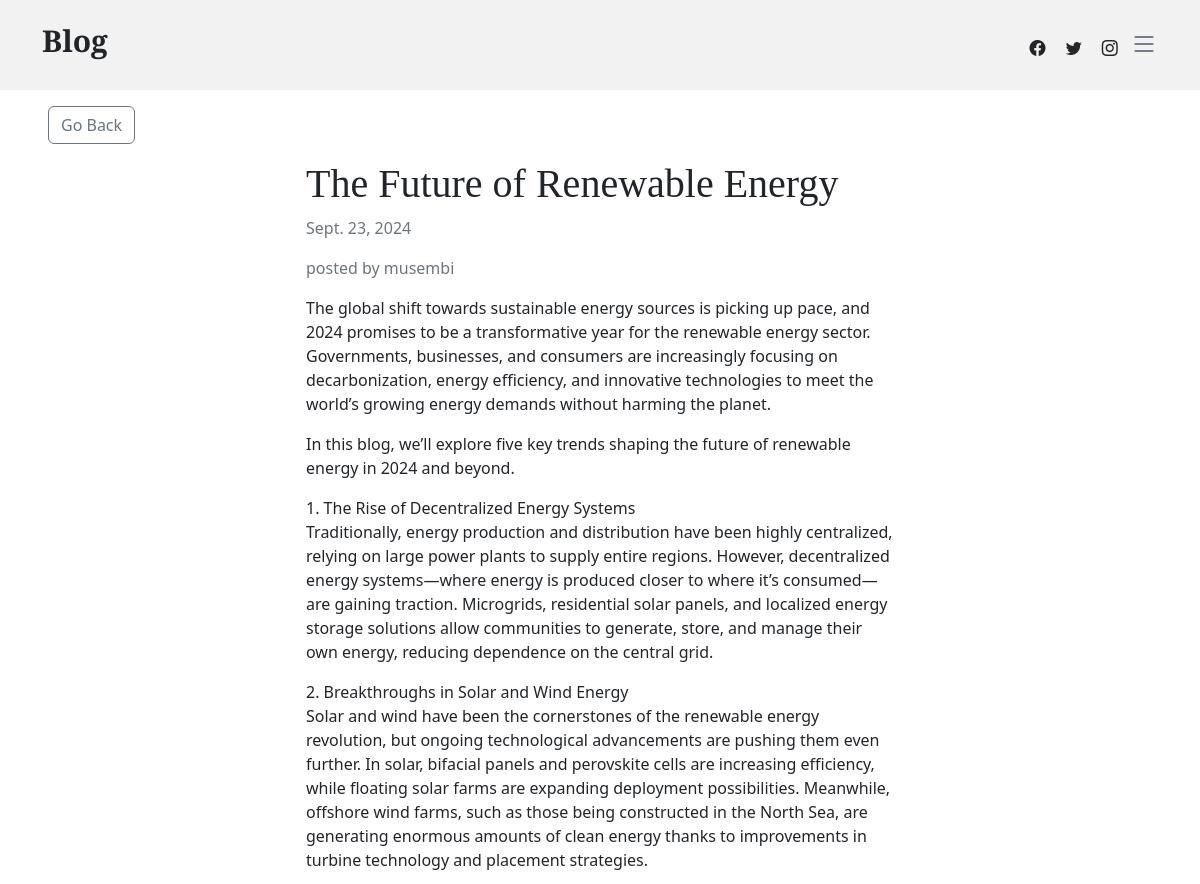
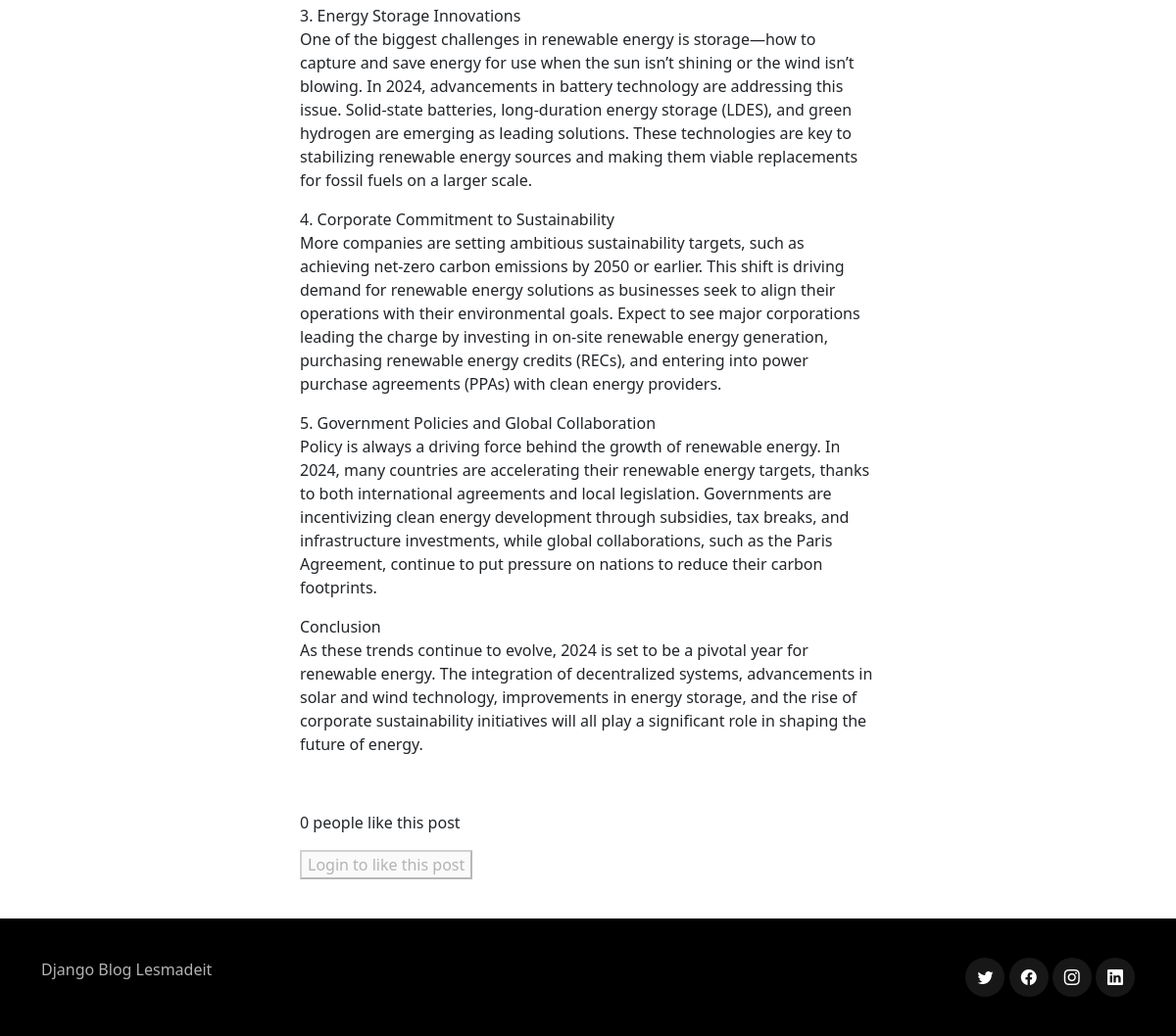
Page /10/ on the committed database (2 pictures, top to bottom).
### blogapp/models.py (models this page shows)
class Article(models.Model):
    title = models.CharField(max_length=255)
    content = HTMLField()
    date = models.DateField(auto_now_add=True)
    author = models.ForeignKey(User, on_delete=models.CASCADE)
    featured = models.BooleanField(default=False)
    likes = models.ManyToManyField(User, related_name='likes', blank=True)

### blogapp/views.py (the view)
# urls.py: path('<int:pk>/', DetailArticleView.as_view(), name='detail_article'),
class DetailArticleView(DetailView):
    model = Article
    template_name = 'blogapp/blog_post.html'
    def get_context_data(self, *args, **kwargs):
        context = super(DetailArticleView, self).get_context_data(*args, **kwargs)
        context['liked_by_user'] = False
        article = Article.objects.get(id=self.kwargs.get('pk'))
        if article.likes.filter(pk=self.request.user.id).exists():
            context['liked_by_user'] = True
        return context

### blogapp/templates/blogapp/blog_post.html (shortened to what this page needs)
{% extends 'blogapp/base.html' %}
{% load static %}
{% block content %}
<div class="row">
    <div class="col-md-4 col-12 mx-md-5 mx-2 mt-md-3 my-3">
        <a class="btn btn-outline-secondary" href="{% url 'index' %}">Go Back</a>
    </div>
</div>
<div class="row">
    <div class="col-md-6 col-11 mx-md-auto mb-3 pb-2 mx-3">
        <h1>{{ object.title }}</h1>
        <p class="text-muted">{{ object.date }}</p>
        <p class="text-muted"> posted by {{object.author.username}} </p>
        <div>
            {{ object.content|safe }}
        </div>
    </div>
</div>
<div class="row my-3">
    <div class="col-md-6 col-12 mx-md-auto mx-3">
        {% if object.likes.count == 1 %}
            <p>{{ object.likes.count }} person likes this post</p>
        {% else %}
            <p>{{ object.likes.count }} people like this post</p>
        {% endif %}
        {% if request.user.is_authenticated %}
            {% if liked_by_user %}
                <form method="POST" action="{% url 'like_article' object.id %}">
                    {% csrf_token %}
                    <button class="btn btn-outline-primary" ><ion-icon name="heart-dislike-outline"></ion-icon>Unlike this post</button>
                </form>
            {% else %}
                <form method="POST" action="{% url 'like_article' object.id %}">
                    {% csrf_token %}
                    <button class="btn btn-outline-primary" ><ion-icon name="heart-outline"></ion-icon>
                        Like this post</button>
                </form>
            {% endif %}
        {% else %}
            <button class="btm btn-outline-primary" disabled>Login to like this post</button>
        {% endif %}
    </div>
</div>
{% endblock content %}

### blogapp/static/blogapp/css/variables.css (style rules this page uses)
:root { --font-default: 'EB Garamond', system-ui, -apple-system, "Segoe UI", Roboto, "Helvetica Neue", Arial, "Noto Sans", "Liberation Sans", sans-serif, "Apple Color Emoji", "Segoe UI Emoji", "Segoe UI Symbol", "Noto Color Emoji"; --font-primary: 'EB Garamond', serif; --font-secondary: 'Inter', sans-serif; --color-default: #212529; --color-default-rgb: 33, 37, 41; --color-links: #212529; --color-links-hover: #15171a; --color-primary: #212529; --color-primary-light: #26282c; --color-primary-dark: #0b0c0e; --color-primary-rgb: 33, 37, 41; --color-primary-light-rgb: 38, 40, 44; --color-primary-dark-rgb: 11, 12, 14; --color-secondary: #596d80; --color-secondary-light: #8498aa; --color-secondary-dark: #404f5c; --color-secondary-rgb: 89, 109, 128; --color-secondary-light-rgb: 132, 152, 170; --color-secondary-dark-rgb: 64, 79, 92; --color-blue: #0d6efd; --color-blue-rgb: 13, 110, 253; --color-indigo: #6610f2; --color-indigo-rgb: 102, 16, 242; --color-purple: #6f42c1; --color-purple-rgb: 111, 66, 193; --color-pink: #f3268c; --color-pink-rgb: 243, 38, 140; --color-red: #df1529; --color-red-rgb: 223, 21, 4; --color-orange: #fd7e14; --color-orange-rgb: 253, 126, 20; --color-yellow: #ffc107; --color-yellow-rgb: 255, 193, 7; --color-green: #059652; --color-green-rgb: 5, 150, 82; --color-teal: #20c997; --color-teal-rgb: 32, 201, 151; --color-cyan: #0dcaf0; --color-cyan-rgb: 13, 202, 240; --color-white: #ffffff; --color-white-rgb: 255, 255, 255; --color-gray: #6c757d; --color-gray-rgb: 108, 117, 125; --color-black: #000000; --color-black-rgb: 0, 0, 0; }
:root { --bs-blue: var(--color-blue); --bs-indigo: var(--color-indigo); --bs-purple: var(--color-purple); --bs-pink: var(--color-pink); --bs-red: var(--color-red); --bs-orange: var(--color-orange); --bs-yellow: var(--color-yellow); --bs-green: var(--color-green); --bs-teal: var(--color-teal); --bs-cyan: var(--color-cyan); --bs-white: var(--color-white); --bs-gray: var(--color-gray); --bs-gray-dark: #343a40; --bs-gray-100: #f8f9fa; --bs-gray-200: #e9ecef; --bs-gray-300: #dee2e6; --bs-gray-400: #ced4da; --bs-gray-500: #adb5bd; --bs-gray-600: #6c757d; --bs-gray-700: #495057; --bs-gray-800: #343a40; --bs-gray-900: #212529; --bs-primary: var(--color-blue); --bs-secondary: var(--color-blue); --bs-success: #198754; --bs-info: #0dcaf0; --bs-warning: #ffc107; --bs-danger: #dc3545; --bs-light: #f8f9fa; --bs-dark: #212529; --bs-primary-rgb: var(--color-primary-rgb); --bs-secondary-rgb: var(--color-secondary-rgb); --bs-success-rgb: 25, 135, 84; --bs-info-rgb: 13, 202, 240; --bs-warning-rgb: 255, 193, 7; --bs-danger-rgb: 220, 53, 69; --bs-light-rgb: 248, 249, 250; --bs-dark-rgb: 33, 37, 41; --bs-white-rgb: var(--color-white-rgb); --bs-black-rgb: var(--color-black-rgb); --bs-body-color-rgb: var(--color-default-rgb); --bs-body-bg-rgb: 255, 255, 255; --bs-font-sans-serif: var(--font-default); --bs-font-monospace: SFMono-Regular, Menlo, Monaco, Consolas, "Liberation Mono", "Courier New", monospace; --bs-gradient: linear-gradient(180deg, rgba(255, 255, 255, 0.15), rgba(255, 255, 255, 0)); --bs-body-font-family: var(--font-default); --bs-body-font-size: 1rem; --bs-body-font-weight: 400; --bs-body-line-height: 1.5; --bs-body-color: var(--color-default); --bs-body-bg: #fff; }

### blogapp/static/blogapp/css/main.css (style rules this page uses)
:root { scroll-behavior: smooth; }
body { color: rgba(var(--color-primary-rgb), 1); }
a { color: var(--color-links); text-decoration: none; }
h1, h2, h3, h4, h5, h6 { font-family: var(--font-primary); }

### rows in the picture
Article: title "The Future of Renewable Energy", date "Sept. 23, 2024", author.username "musembi", content "The global shift towards sustainable energy sources is picking up pace, and 2024 promises to be a transformative year for the renewable energy sector. Governments, businesses, and consumers are increasingly focusing on decarbonization, energy efficiency, and innovative technologies to meet the world’s growing energy demands without harming the planet. In this blog, we’ll explore five key trends shaping the future of renewable energy in 2024 and beyond. 1. The Rise of Decentralized Energy Systems Traditionally, energy production and distribution have been highly centralized, relying on large power plants to supply entire regions. However, decentralized energy systems—where energy is produced…", likes.count "0"
